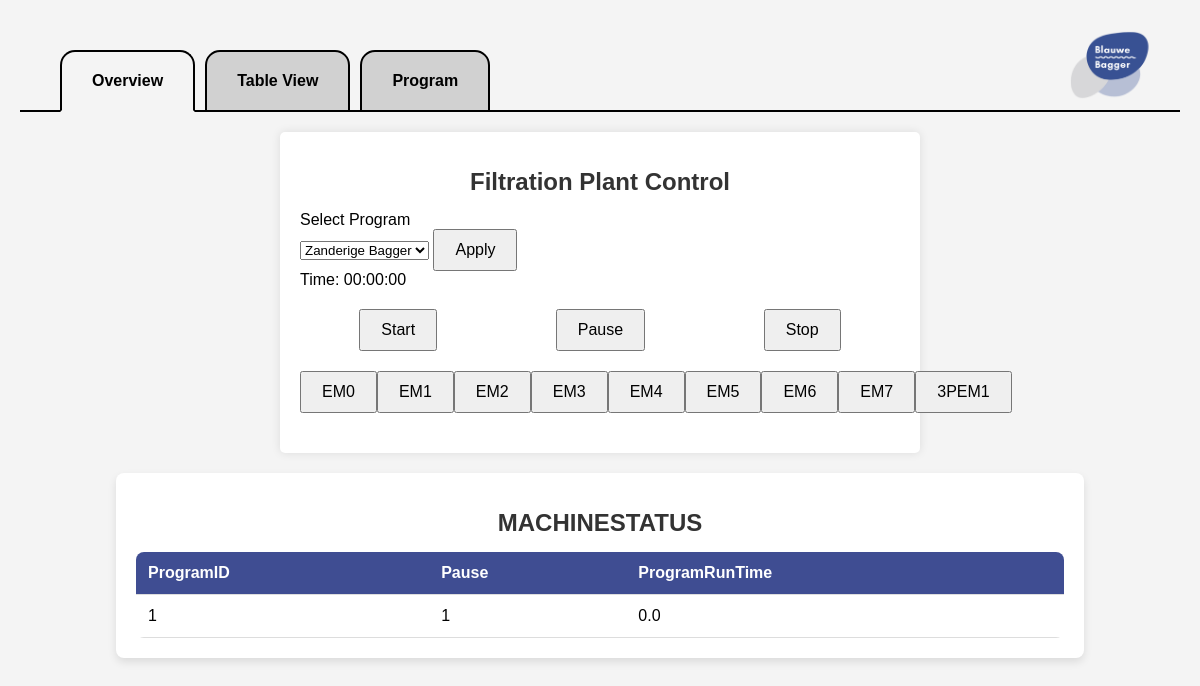
The page / on the database its author committed.
### tables this page shows
CREATE TABLE SWITCH (
    SwitchID INTEGER PRIMARY KEY AUTOINCREMENT,
    Name TEXT NOT NULL,
    TuyaID TEXT NOT NULL,
    IPAddress TEXT NOT NULL,
    LocalKey TEXT NOT NULL,
    TuyaVersion REAL NOT NULL,
    MeterIDS TEXT,
    MeterMin TEXT,
    MeterMax TEXT
);

CREATE TABLE MACHINESTATUS (
    ProgramID INTEGER NOT NULL,
    Pause INTEGER NOT NULL CHECK (Pause IN (0,1,2)),
    ProgramRunTime REAL NOT NULL,
    PRIMARY KEY (ProgramID),
    FOREIGN KEY (ProgramID) REFERENCES PROGRAM(ProgramID)
);

### server/server.py (the view)
@app.route("/")
def overview():
    machineStatus = sF.getTable("MACHINESTATUS",0)
    programs = sF.getTable("PROGRAM",0)
    switches = sF.getTable("SWITCH",0)
    return render_template('overview.html',machineStatus=machineStatus,programs=programs,switches=switches)

### server/serverFunctions/getTable.py (called while the page is built)
def getTable(table,add):
    db = sqlite3.connect('../data/machine.db',timeout=5)
    cs = db.execute('SELECT * FROM ' + table)
    ns = [description[0] for description in cs.description]
    result = []
    rows = 1;
    for ci in cs:
        result.append(dict(zip(ns,ci)))
        rows = rows + 1
    if add:
        if table != "MACHINESTATUS":
            result.append(dict(zip(ns,[rows]+[None]*len(ns))))
    else:
        if not result:
            result.append(dict(zip(ns,[rows]+[None]*len(ns))))
    db.close()
    return result

### server/templates/overview.html
{% extends "layout.html" %}
{% block main %}
    <div class="container">
        <h1>Filtration Plant Control</h1>
        <div>
            Select Program
            <form action="/selectprogram/" method="POST">
            <select name="program">
                {% for program in programs %}
                <option value={{ program["ProgramID"] }}>{{ program["Name"] }}</option>
                {% endfor %}
            </select>
            <input type="submit" value="Apply"/>
            </form>
        </div>
        <div id="time-display">Time: 00:00:00</div>
        <div class="controls">
        <form action="/start">
            <input type="submit" id="start-btn" value="Start"/>
        </form>
        <form action="/pause">
            <input type="submit" id="pause-btn" value="Pause"/>
        </form>
        <form action="/stop">
            <input type="submit" id="stop-btn" value="Stop"/>
        </form>
        </div>
        <div class="switches">
            {% for switch in switches %}
            <form action="/toggleswitch/{{ switch["SwitchID"] }}">
                <input type="submit" id="switch-btn" value="{{ switch["Name"] }}"/>
            </form>
            {% endfor %}
        </div>
    </div>
    <div class="table-container">
        <h1>MACHINESTATUS</h1>
                <table>
                        <thead>
                                <tr>
                {% for key, value in machineStatus[0].items() %}
                                                <th>{{key}}</th>
                                        {% endfor %}
                                </tr>
                           </thead>
                        <tbody>
                                {% for item in machineStatus %}
                                        <tr>
                                                {% for key, value in item.items() %}
                                                        <td>{{value}}</th>
                                                {% endfor %}
                                        </tr>
                                {% endfor %}
                        </tbody>
                </table>
        </div>
{% endblock %}

### server/templates/layout.html (shortened to what this page needs)
<!DOCTYPE html>
<html lang="en">
	<head>
        <link rel="stylesheet" href="/static/styles.css">
	</head>
	<nav>
		<div class="navbar">
			<ul>
				<li class="nav-item">
					<a id="nav-link-overview" href="/">
						<span>Overview</span>
					</a>
				</li>
				<li class="nav-item">
					<a id="nav-link-tableview" href="/tableview">
						<span>Table View</span>
					</a>
				</li>
				<li class="nav-item">
					<a id="nav-link-program" href="/program">
						<span>Program</span>
					</a>
				</li>
			</ul>
            <img src="static/images/BlauweBaggerLogo.png" class="nav-logo">
		</div>
	</nav>
	<main>
		{% block main %}{% endblock %}
	</main>

### server/static/styles.css (style rules this page uses)
.container { max-width: 600px; margin: auto; margin-top:20px; background: white; padding: 20px; border-radius: 5px; box-shadow: 0 0 10px rgba(0, 0, 0, 0.1); }
.table-container { width: 80%; margin: 20px auto; padding: 20px; background: #fff; box-shadow: 0 4px 8px rgba(0, 0, 0, 0.1); border-radius: 8px; }
h1 { text-align: center; font-size: 1.5rem; margin-bottom: 15px; color: #333; }
.table-container table { width: 100%; border-collapse: collapse; overflow: hidden; border-radius: 8px; }
.table-container thead { background: #3F4D92; color: #fff; }
.table-container th, .table-container td { padding: 12px; text-align: left; border-bottom: 1px solid #ddd; }
h1 { text-align: center; }
.controls, .switches { display: flex; justify-content: space-around; margin: 20px 0; }
input { padding: 10px 20px; font-size: 16px; cursor: pointer; }
nav { background: transparent; }
nav ul { list-style: none; display: flex; gap: 10px; padding: 10px 0 0 40px; margin:0; }
nav li { position: relative; height:40px; }
nav a { text-decoration: none; background: #d1d1d1; color: black; padding: 20px 30px; display: inline-block; border: 2px solid black; border-bottom: 2px solid black; border-radius: 15px 15px 0 0; font-weight: bold; position: relative; z-index: 1; height: 18px; }
.active { border-bottom:2px solid #f4f4f4; background: #f4f4f4; }
.navbar { display: flex; justify-content: space-between; align-items: center; width: 100%; border-bottom:2px solid black; height: 90px; }
.nav-logo { height: 70px; width: auto; margin-right: 20px; }

### rows shown on the page
SWITCH: Name "EM0"
SWITCH: Name "EM1"
SWITCH: Name "EM2"
SWITCH: Name "EM3"
SWITCH: Name "EM4"
SWITCH: Name "EM5"
SWITCH: Name "EM6"
SWITCH: Name "EM7"
SWITCH: Name "3PEM1"
MACHINESTATUS: key "ProgramRunTime", item "1" "1", ProgramRunTime "0.0"

### other values the page prints
{{ key }} "ProgramID" "Pause"
form field program "Zanderige Bagger"
